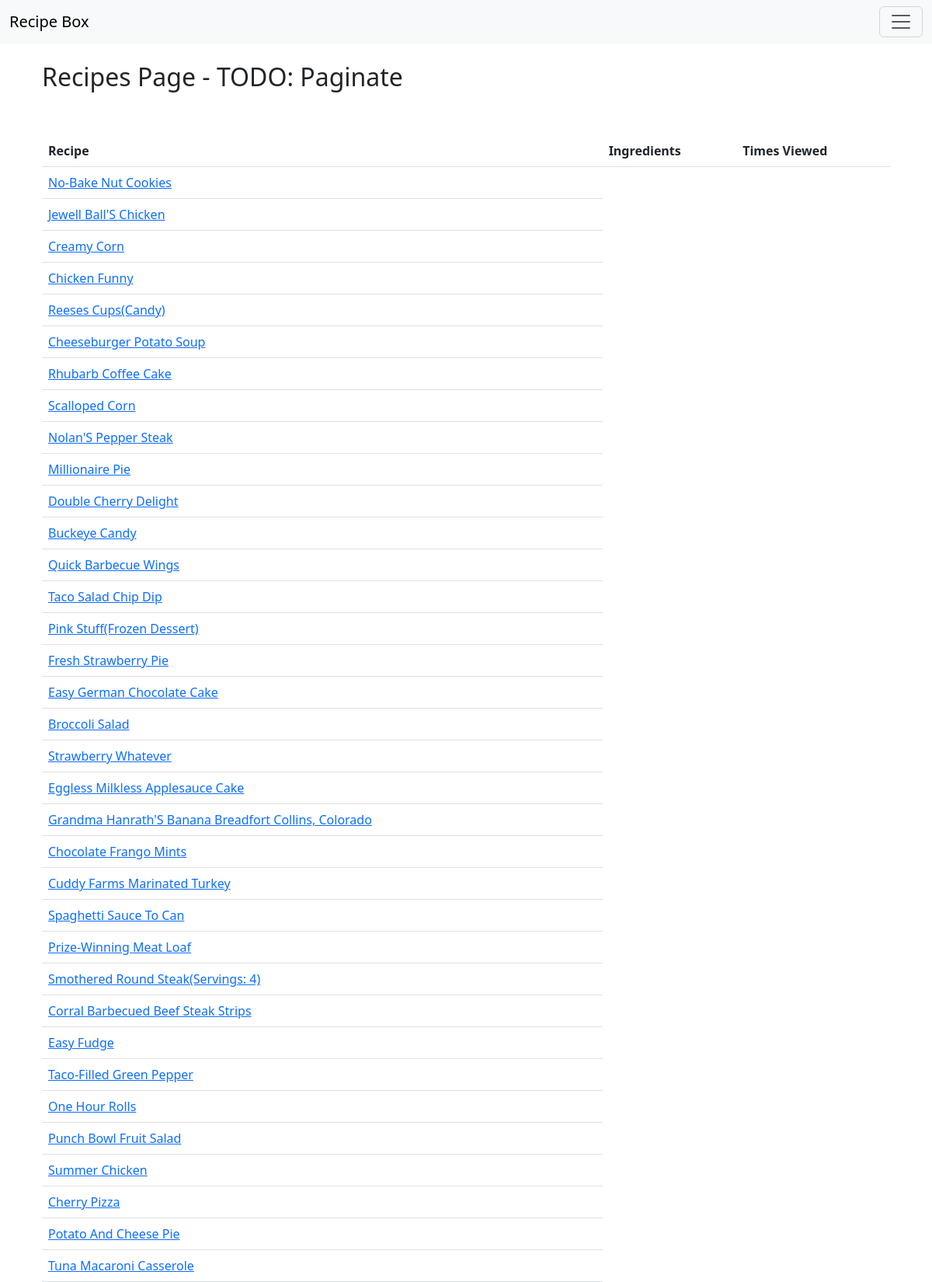
/cartbuilder/recipes (upper part), run on the app's committed database.
### CartBuilder/models.py (models this page shows)
class SimpleRecipe(models.Model):
    recipeKey = models.IntegerField(primary_key=True)
    recipeName = models.CharField(max_length=60)

### CartBuilder/views.py (the view)
# urls.py: path('recipes', views.recipes, name="recipes"),
def recipes(request):
    recipe_list = SimpleRecipe.objects.all()
    context = {'full_recipe_list': recipe_list}
    return render(request, 'recipes.html', context)

### templates/recipes.html
{% extends 'base.html' %}
{% block content %}
<div class="container">
    <h2>Recipes Page - TODO: Paginate</h2>
    <div>
        <br>
        <br>
        {% include "./components/recipe_table/recipe_table_base.html" %}
    </div>
</div>
{% endblock %}

### templates/base.html (shortened to what this page needs)
<!DOCTYPE html>
<html lang="">
<head>
    <link href="https://cdn.jsdelivr.net/npm/bootstrap@5.3.0-alpha1/dist/css/bootstrap.min.css" rel="stylesheet">
</head>
<body>
<header>
    {% block navbar %}{% include "./components/navbar_side.html" %}{% endblock %}
</header>
<div class="container" style="margin-top: 10vh">
<main>
    {% block content %}
    {% endblock %}
</main>
</div>
</body>
</html>

### templates/components/navbar_side.html (shortened to what this page needs)
<nav class="navbar bg-body-tertiary fixed-top">
    <div class="container-fluid">
        <a class="navbar-brand" href="{% url 'home' %}">Recipe Box</a>
        <button class="navbar-toggler" type="button" data-bs-toggle="offcanvas" data-bs-target="#offcanvasNavbar"
            aria-controls="offcanvasNavbar">
            <span class="navbar-toggler-icon"></span>
        </button>
    </div>
</nav>

### templates/components/recipe_table/recipe_table_base.html
{% load static %}
<table class="table table-hover">
    <thead>
        <tr>
            <th scope="col">Recipe</th>
            <th scope="col">Ingredients</th>
            <th scope="col">Times Viewed</th>
        </tr>
    </thead>
    <tbody>
        {% for recipe in full_recipe_list %}
        <tr>
            <td><a href="">{{ recipe.recipeName }}</a></td>
        </tr>
        {% empty %}
        <li>Error loading non-mock recipes.</li>
        {% endfor %}
    </tbody>
</table>

### data on the page
SimpleRecipe: recipeName "No-Bake Nut Cookies"
SimpleRecipe: recipeName "Jewell Ball'S Chicken"
SimpleRecipe: recipeName "Creamy Corn"
SimpleRecipe: recipeName "Chicken Funny"
SimpleRecipe: recipeName "Reeses Cups(Candy)"
SimpleRecipe: recipeName "Cheeseburger Potato Soup"
SimpleRecipe: recipeName "Rhubarb Coffee Cake"
SimpleRecipe: recipeName "Scalloped Corn"
SimpleRecipe: recipeName "Nolan'S Pepper Steak"
SimpleRecipe: recipeName "Millionaire Pie"
SimpleRecipe: recipeName "Double Cherry Delight"
SimpleRecipe: recipeName "Buckeye Candy"
SimpleRecipe: recipeName "Quick Barbecue Wings"
SimpleRecipe: recipeName "Taco Salad Chip Dip"
SimpleRecipe: recipeName "Pink Stuff(Frozen Dessert)"
SimpleRecipe: recipeName "Fresh Strawberry Pie"
SimpleRecipe: recipeName "Easy German Chocolate Cake"
SimpleRecipe: recipeName "Broccoli Salad"
SimpleRecipe: recipeName "Strawberry Whatever"
SimpleRecipe: recipeName "Eggless Milkless Applesauce Cake"
SimpleRecipe: recipeName "Grandma Hanrath'S Banana Breadfort Collins, Colorado"
SimpleRecipe: recipeName "Chocolate Frango Mints"
SimpleRecipe: recipeName "Cuddy Farms Marinated Turkey"
SimpleRecipe: recipeName "Spaghetti Sauce To Can"
SimpleRecipe: recipeName "Prize-Winning Meat Loaf"
SimpleRecipe: recipeName "Smothered Round Steak(Servings: 4)"
SimpleRecipe: recipeName "Corral Barbecued Beef Steak Strips"
SimpleRecipe: recipeName "Easy Fudge"
SimpleRecipe: recipeName "Taco-Filled Green Pepper"
SimpleRecipe: recipeName "One Hour Rolls"
SimpleRecipe: recipeName "Punch Bowl Fruit Salad"
SimpleRecipe: recipeName "Summer Chicken"
SimpleRecipe: recipeName "Cherry Pizza"
SimpleRecipe: recipeName "Potato And Cheese Pie"
SimpleRecipe: recipeName "Tuna Macaroni Casserole"
